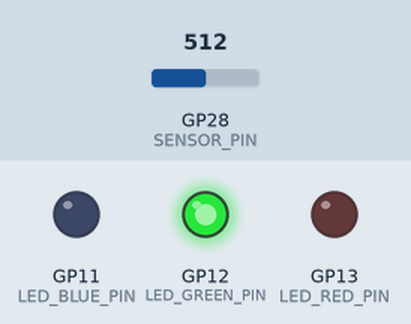
This sketch was run on a simulated Raspberry Pi Pico. On the bench: output pins drawn as LEDs (lit = HIGH). The inputs (shaded band) are chosen by the test bench; at power-on: GP28 (SENSOR_PIN) = 512.

Above: at 1.8 s.
1.9 s: GP28 (SENSOR_PIN) set to 497
At 3.2 s:
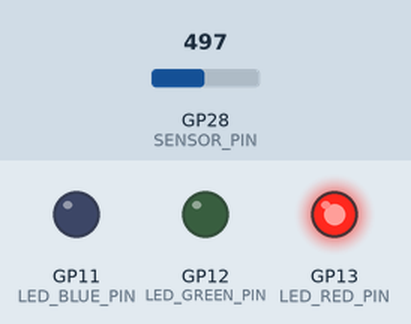
3.5 s: GP28 (SENSOR_PIN) set to 900
At 5.0 s:
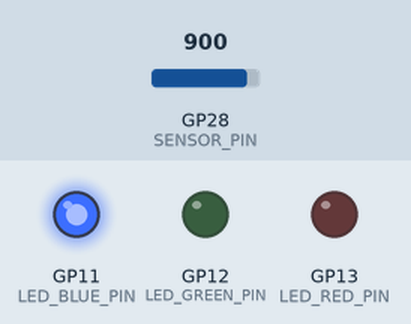
5.5 s: GP28 (SENSOR_PIN) set to 798
7.2 s: GP28 (SENSOR_PIN) set to 771
At 9.2 s:
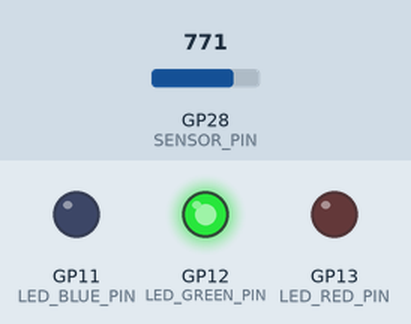
9.5 s: GP28 (SENSOR_PIN) set to 1023
At 10.8 s:
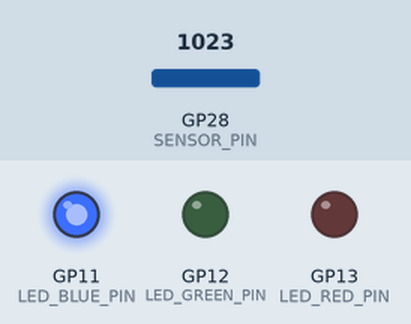
Timing chart, 0 to 12.5 s (numbered marks = the images above; inputs shaded):
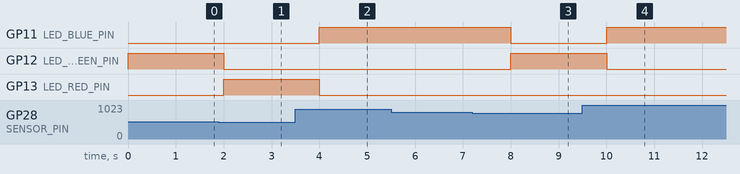

The sketch:

sketch.ino
```cpp
#define BETA 3950
#define SENSOR_PIN 28
#define LED_BLUE_PIN 11
#define LED_GREEN_PIN 12
#define LED_RED_PIN 13

void setup() {
  Serial1.begin(115200);
  pinMode(SENSOR_PIN, INPUT_PULLUP);

  pinMode(LED_BLUE_PIN, OUTPUT);
  pinMode(LED_GREEN_PIN, OUTPUT);
  pinMode(LED_RED_PIN, OUTPUT);

  Serial1.println("Raspberry Pi Pico is set!");
}

float get_temp_celc(float analogValue){
  float celsius = 1 / (log(1 / (1023. / analogValue - 1)) / BETA + 1.0 / 298.15) - 273.15;
  return celsius;
}

void print_temperature(float conv_temp_celc){
  String msg = "Temperature is " + String(conv_temp_celc);
  Serial1.println(msg);
}

void handle_led(float conv_temp_celc){
  int led_blue_value = LOW;
  int led_green_value = LOW;
  int led_red_value = LOW;
  if (conv_temp_celc < 0){
    led_blue_value = HIGH;
  } else if (conv_temp_celc >= 0 && conv_temp_celc <= 25){
    led_green_value = HIGH;
  } else {
    led_red_value = HIGH;
  }
  digitalWrite(LED_BLUE_PIN, led_blue_value);
  digitalWrite(LED_GREEN_PIN, led_green_value);
  digitalWrite(LED_RED_PIN, led_red_value);
}

void loop() {
  float analogValue = analogRead(SENSOR_PIN);
  float conv_temp_celc = get_temp_celc(analogValue);
  print_temperature(conv_temp_celc);
  handle_led(conv_temp_celc);
  delay(1000);
}
```

Measured:
- the behaviour switches between 512 and 511 on GP28 (SENSOR_PIN) (found by bisection; images 0 and 1)
- the behaviour switches between 789 and 788 on GP28 (SENSOR_PIN) (found by bisection; images 2 and 3)
- after the input at 1.9 s, GP12 (LED_GREEN_PIN): HIGH → LOW after 0.10 s; GP13 (LED_RED_PIN): LOW → HIGH after 0.10 s
- after the input at 3.5 s, GP11 (LED_BLUE_PIN): LOW → HIGH after 0.50 s; GP13 (LED_RED_PIN): HIGH → LOW after 0.50 s
- after the input at 5.5 s, every drawn part: stays the same
- after the input at 7.2 s, GP11 (LED_BLUE_PIN): HIGH → LOW after 0.80 s; GP12 (LED_GREEN_PIN): LOW → HIGH after 0.80 s
- after the input at 9.5 s, GP11 (LED_BLUE_PIN): LOW → HIGH after 0.50 s; GP12 (LED_GREEN_PIN): HIGH → LOW after 0.50 s
